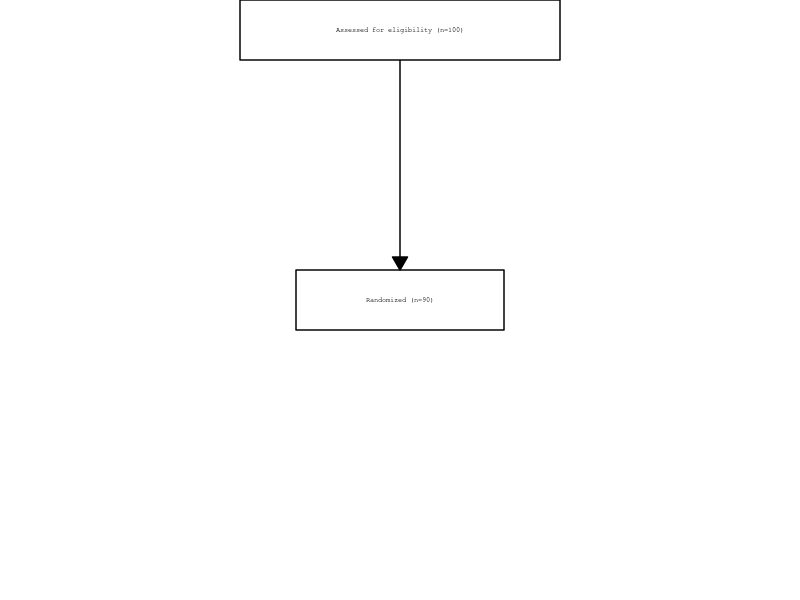

This figure's R source:
# ------------------------------------------------------------
# R translation of SAS program P062_diagram_plot.sas
# Generates diagram components, combines them, and creates
# a flow diagram plot (SGPlot.png) with accompanying CSVs.
# ------------------------------------------------------------

# Load required packages (already installed in the environment)
library(dplyr)
library(tidyr)
library(stringr)
library(ggplot2)

# ------------------------------------------------------------------
# Helper functions to mimic the SAS macros diagram_box and diagram_line
# ------------------------------------------------------------------

diagram_box <- function(boxid = 1,
                        left_x = 10, top_y = 100,
                        right_x = 30, bottom_y = 90,
                        text = "",
                        text_just = "center",
                        text_size = 10,
                        text_color = "black",
                        linecolor = "black",
                        linepattern = "solid",
                        linethickness = 1) {
  # ---- box polygon coordinates -------------------------------------------------
  box_df <- tibble(
    DIAGID = as.character(boxid),
    boxid  = boxid,
    box_x  = c(left_x, right_x, right_x, left_x),
    box_y  = c(top_y,  top_y,  bottom_y, bottom_y)
  )
  
  # ---- text position calculations -----------------------------------------------
  x1 <- left_x;   y1 <- top_y
  x2 <- right_x;  y2 <- top_y
  x3 <- right_x;  y3 <- bottom_y
  x4 <- left_x;   y4 <- bottom_y
  
  den <- (x1 - x3) * (y2 - y4) - (y1 - y3) * (x2 - x4)
  if (den == 0) {
    warning("The diagonals are parallel or coincide. A quadrilateral cannot be formed.")
  }
  
  num1 <- (x1 * y3 - y1 * x3)
  num2 <- (x2 * y4 - y2 * x4)
  
  # initialise all possible columns with NA
  txt_df <- tibble(
    DIAGID = as.character(boxid),
    text_x = NA_real_, text_y = NA_real_,
    text_x2 = NA_real_, text_y2 = NA_real_,
    text = NA_character_, text2 = NA_character_,
    sizeresponse = text_size
  )
  
  if (toupper(text_just) != "LEFT") {
    txt_df$text_x <- ( num1 * (x2 - x4) - (x1 - x3) * num2 ) / den
    txt_df$text_y <- ( num1 * (y2 - y4) - (y1 - y3) * num2 ) / den
    txt_df$text   <- text
  } else {
    txt_df$text_x2 <- x1 + 1
    txt_df$text_y2 <- ( num1 * (y2 - y4) - (y1 - y3) * num2 ) / den
    txt_df$text2   <- text
  }
  
  # ---- style dataset ------------------------------------------------------------
  style_df <- tibble(
    id = "DIAGID",
    value = as.character(boxid),
    textcolor = text_color,
    linecolor = linecolor,
    linepattern = linepattern,
    linethickness = linethickness
  )
  
  list(box = box_df,
       text = txt_df,
       style = style_df)
}

diagram_line <- function(lineid = 1,
                         start_x = 30, start_y = 90,
                         midpoint_x = NULL, midpoint_y = NULL,
                         end_x = 30, end_y = 60,
                         linecolor = "black",
                         linepattern = "solid",
                         linethickness = 1) {
  # ---- line coordinates ---------------------------------------------------------
  line_pts <- tibble(
    `_LINEID` = as.character(lineid),
    lineid = lineid,
    line_x = start_x,
    line_y = start_y
  )
  
  if (!is.null(midpoint_x) && !is.null(midpoint_y)) {
    line_pts <- bind_rows(
      line_pts,
      tibble(
        `_LINEID` = as.character(lineid),
        lineid = lineid,
        line_x = midpoint_x,
        line_y = midpoint_y
      )
    )
  }
  
  line_pts <- bind_rows(
    line_pts,
    tibble(
      `_LINEID` = as.character(lineid),
      lineid = lineid,
      line_x = end_x,
      line_y = end_y
    )
  )
  
  # ---- style dataset -----------------------------------------------------------
  style_df <- tibble(
    id = "_LINEID",
    value = as.character(lineid),
    linecolor = linecolor,
    linepattern = linepattern,
    linethickness = linethickness
  )
  
  list(line = line_pts,
       style = style_df)
}

# ------------------------------------------------------------------
# Main script execution
# ------------------------------------------------------------------

# Output directory (environment variable OUT_DIR)
out_dir <- Sys.getenv("OUT_DIR")
if (out_dir == "") out_dir <- "."

# ------------------------------------------------------------------
# 1. Create diagram components as defined in the SAS driver section
# ------------------------------------------------------------------

# Box 1 (centered text)
box1 <- diagram_box(
  boxid = 1,
  left_x = 30, top_y = 100,
  right_x = 70, bottom_y = 90,
  text = "Assessed for eligibility (n=100)",
  text_just = "center",
  text_size = 10,
  text_color = "black",
  linecolor = "black",
  linepattern = "solid",
  linethickness = 1
)

# Line 1 (vertical arrow)
line1 <- diagram_line(
  lineid = 1,
  start_x = 50, start_y = 90,
  end_x = 50, end_y = 55,
  linecolor = "black",
  linepattern = "solid",
  linethickness = 1
)

# Box 2 (centered text)
box2 <- diagram_box(
  boxid = 2,
  left_x = 37, top_y = 55,
  right_x = 63, bottom_y = 45,
  text = "Randomized (n=90)",
  text_just = "center",
  text_size = 10,
  text_color = "black",
  linecolor = "black",
  linepattern = "solid",
  linethickness = 1
)

# ------------------------------------------------------------------
# 2. Write individual component datasets to CSV (SAS‑like naming)
# ------------------------------------------------------------------

write_csv <- function(df, name) {
  write.csv(df, file.path(out_dir, paste0(name, ".csv")), row.names = FALSE, na = "")
}

# Box 1
write_csv(box1$box,   "diagram_box_1")
write_csv(box1$text,  "diagram_box_text_1")
write_csv(box1$style, "diag_style_1")

# Line 1
write_csv(line1$line,  "diagram_line_1")
write_csv(line1$style, "line_style_1")

# Box 2
write_csv(box2$box,   "diagram_box_2")
write_csv(box2$text,  "diagram_box_text_2")
write_csv(box2$style, "diag_style_2")

# ------------------------------------------------------------------
# 3. Combine all diagram_* datasets (plot_diag) and all style datasets
# ------------------------------------------------------------------

# Gather all diagram_* data frames
plot_diag <- bind_rows(
  box1$box, box1$text,
  box2$box, box2$text
)

# Gather all style data frames
plot_diag_attr <- bind_rows(
  box1$style, box2$style,
  line1$style
)

# Write combined datasets
write_csv(plot_diag, "plot_diag")
write_csv(plot_diag_attr, "plot_diag_attr")

# ------------------------------------------------------------------
# 4. Create the flow diagram using ggplot2 (equivalent to PROC SGPLOT)
# ------------------------------------------------------------------

# Helper to convert point size (pt) to ggplot2 `size` (mm)
pt_to_mm <- function(pt) pt * 0.3527778

# Base plot
p <- ggplot() +
  # Polygons (boxes)
  geom_polygon(
    data = filter(plot_diag, !is.na(box_x)),
    aes(x = box_x, y = box_y, group = DIAGID),
    fill = NA,
    colour = "black",
    size = 0.5
  ) +
  # Centered text
  geom_text(
    data = filter(plot_diag, !is.na(text)),
    aes(x = text_x, y = text_y, label = str_replace_all(text, "#", "\n")),
    family = "Courier",
    size = pt_to_mm(10) / 2,   # approximate conversion from pt to ggplot2 size
    hjust = 0.5,
    vjust = 0.5
  ) +
  # Left‑justified text (not used in this example but retained for completeness)
  geom_text(
    data = filter(plot_diag, !is.na(text2)),
    aes(x = text_x2, y = text_y2, label = str_replace_all(text2, "#", "\n")),
    family = "Courier",
    size = pt_to_mm(10) / 2,
    hjust = 0,   # right‑aligned inside the box
    vjust = 0.5
  ) +
  # Lines with arrowheads
  geom_path(
    data = line1$line,
    aes(x = line_x, y = line_y),
    colour = "black",
    linetype = "solid",
    size = 0.5,
    arrow = arrow(type = "closed", length = unit(0.15, "inches"))
  ) +
  # Axis limits (no axes displayed)
  coord_cartesian(xlim = c(0, 100), ylim = c(0, 100), expand = FALSE) +
  theme_void()

# Save the plot as PNG (exact name required by SAS reference)
png_path <- file.path(out_dir, "SGPlot.png")
ggsave(filename = png_path, plot = p, width = 8, height = 6, units = "in", dpi = 300)

# ------------------------------------------------------------------
# 5. Export the data that underlies the figure (combined data)
# ------------------------------------------------------------------
plot_data <- bind_rows(
  plot_diag,
  line1$line %>% rename(DIAGID = `_LINEID`)   # align column name for consistency
)

write_csv(plot_data, "sgplot_data")

# End of script
